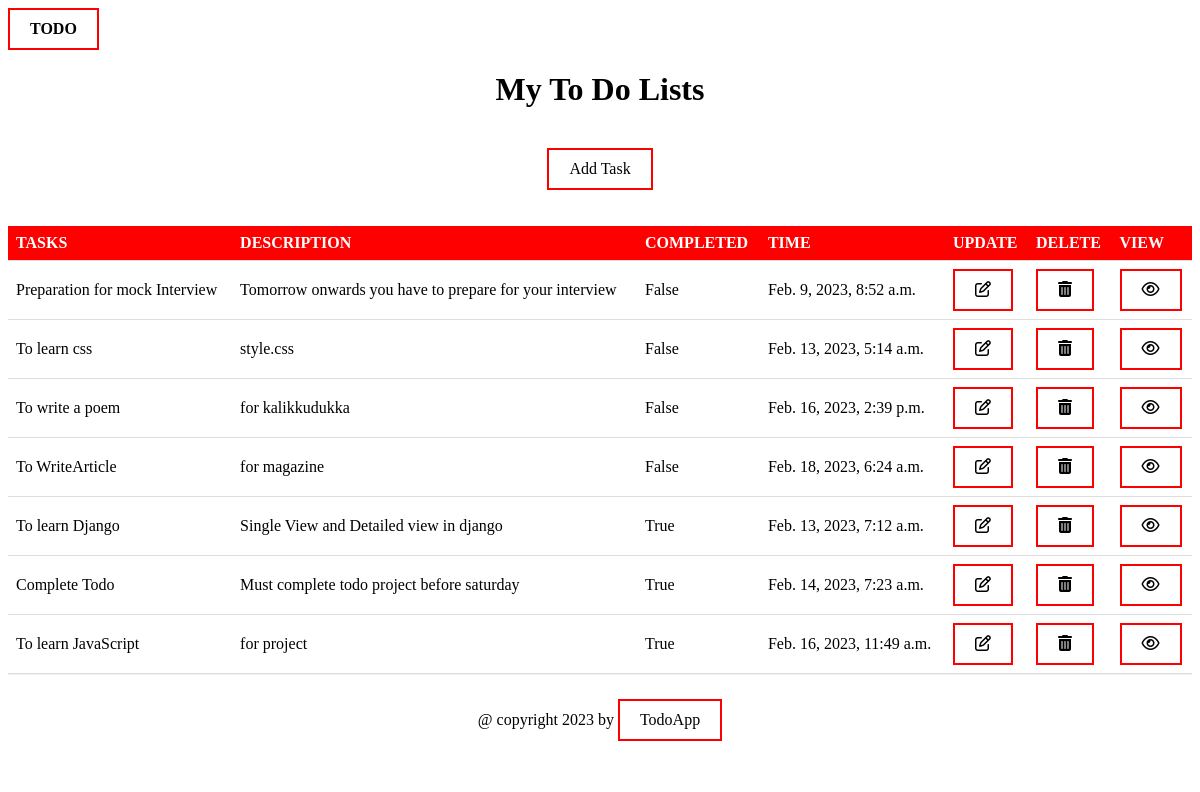
Page /task-list/ on the committed database.
### todo/models.py (models this page shows, shortened)
class Tasks(models.Model):
    title = models.CharField(max_length=200)
    Description = models.TextField()
    completed = models.BooleanField(default=False)
    created = models.DateTimeField(auto_now_add=True)
    class Meta:
        ordering =['completed']

### todo/views.py (the view)
# urls.py: path('task-list/',TaskList.as_view(), name='task1'),
class TaskList(ListView):
    model = Tasks
    context_object_name = 'task1'
    template_name = 'tasklist.html'

### templates/tasklist.html (shortened to what this page needs)
{% load static %}
<!DOCTYPE html>
<html lang="en">
<head>
    <link rel="stylesheet" href="{% static 'css/taskliststyle.css' %}">
</head>
<body>
<div class="container">
        <a  href="{% url 'home' %}" class="logo">Todo</a>
</div>
<form>
<center>
<h1>My To Do Lists</h1></center>
<div style="overflow-x: auto;">
<table id="customers">
    <tr>
        <th>TASKS</th><th>DESCRIPTION</th><th>COMPLETED</th><th>TIME</th><th>UPDATE</th>&nbsp &nbsp<th>DELETE</th><th>VIEW</th>
    </tr>
    {% for tasks in task1 %}
    <tr>
        <td>{{tasks.title}}</td>
        <td>{{tasks.Description}}</td>
        <td>{{tasks.completed}}</td>
        <td>{{tasks.created}}</td>
        <td><a href="{% url 'task-update' tasks.id %}"><i class="fa-regular fa-pen-to-square"></i></a> </td>
        <td><a href="{% url 'task-delete' tasks.id %}"><i class="fa-solid fa-trash-can" ></i></a></td>
        <td><a href="{% url 'task-detail' tasks.id %}"><i class="fa-regular fa-eye"></i></a></td>
    </tr>
    {% endfor %}
    <center><a href="{% url 'task-create' %}" target="_blank">Add Task</a></center>
    <br><br>
</table>
    </div>
</form>
<footer class="footer">
    <div class="container">
        <p>@ copyright {% now "Y" %} by <a class="ab" href="#">TodoApp</a> </p>
    </div>
</footer>
</body>
</html>

### todo/static/css/taskliststyle.css (style rules this page uses)
:root { --color-primary: #ee394c; --color-secondary: #86b7fe; --color-light: #f2f2f2; --color-gray: #ced4da; --color-dark: #212121; --color-white: #ffffff; --color-error: #e2442f; --color-warning: #ffc900; --color-info: #02a2b9; --color-success: #1ba345; --color-input: #00d1b2; --border-radius: 5px; }
body { background-color:white; }
.logo { padding: 0.5rem; background-color: red; text-decoration: none; color: black; font-weight: bold; text-transform: uppercase; }
table { border-collapse: collapse; width: 100%; }
th, td { padding: 8px; text-align: left; border-bottom: 1px solid #ddd; }
th { background-color:red; color: white; }
a:link, a:visited { background-color: white; color: black; border: 2px solid red; padding: 10px 20px; text-align: center; text-decoration: none; display: inline-block; }
.footer p { text-align: center; }
.footer { margin-top: auto; padding: 0.5rem 0; border-top: solid 1px var(--color-light); }

### rows in the picture
Tasks: title "Preparation for mock Interview", Description "Tomorrow onwards you have to prepare for your interview", completed "False", created "Feb. 9, 2023, 8:52 a.m."
Tasks: title "To learn css", Description "style.css", completed "False", created "Feb. 13, 2023, 5:14 a.m."
Tasks: title "To write a poem", Description "for kalikkudukka", completed "False", created "Feb. 16, 2023, 2:39 p.m."
Tasks: title "To WriteArticle", Description "for magazine", completed "False", created "Feb. 18, 2023, 6:24 a.m."
Tasks: title "To learn Django", Description "Single View and Detailed view in django", completed "True", created "Feb. 13, 2023, 7:12 a.m."
Tasks: title "Complete Todo", Description "Must complete todo project before saturday", completed "True", created "Feb. 14, 2023, 7:23 a.m."
Tasks: title "To learn JavaScript", Description "for project", completed "True", created "Feb. 16, 2023, 11:49 a.m."
